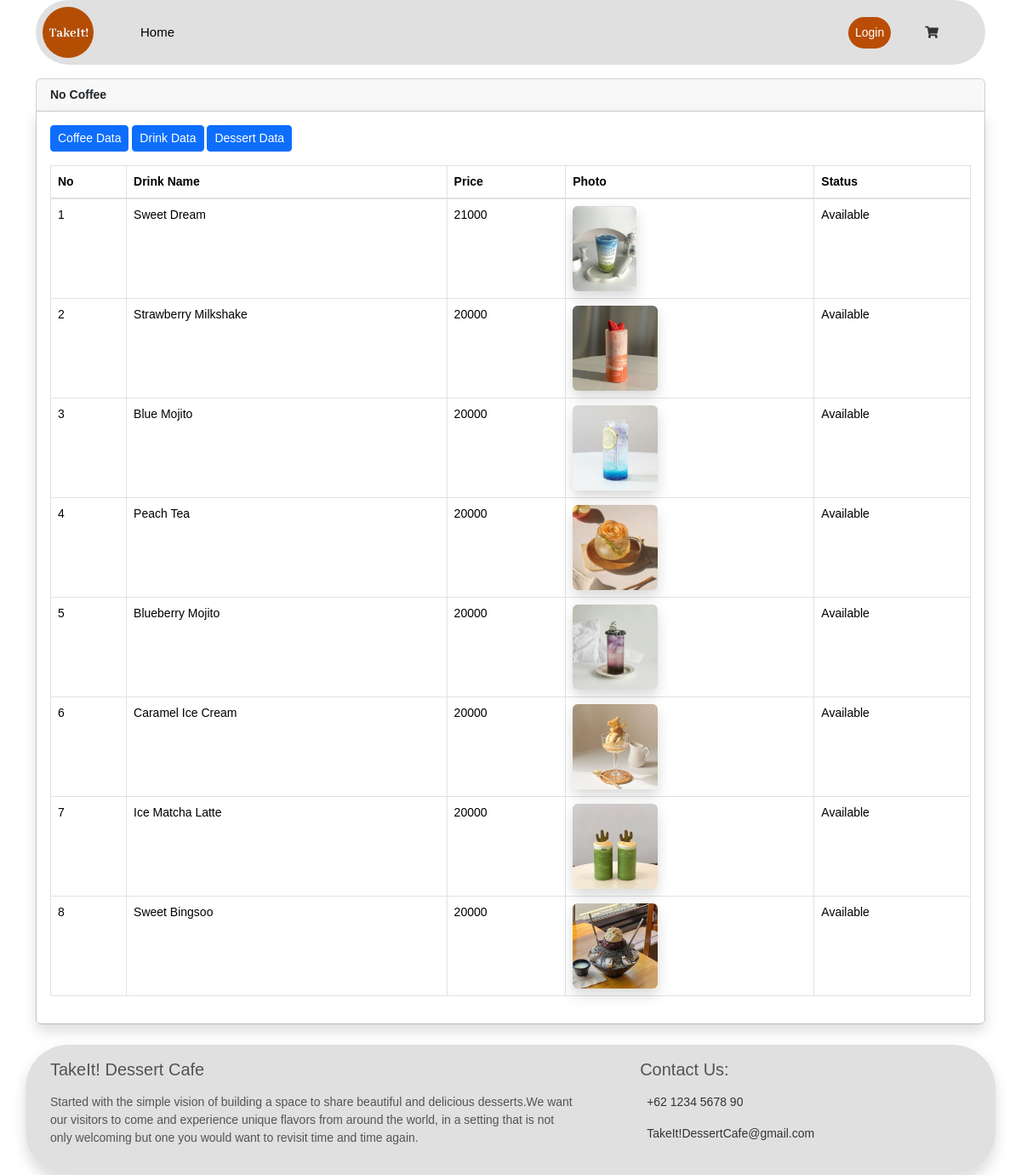
/dashboard/index.php?dtNoCoffee, run on the app's committed database.
### tables this page shows
CREATE TABLE `tb_masakan` (
  `id_masakan` int(11) NOT NULL,
  `kategori_masakan` varchar(128) NOT NULL,
  `nama_masakan` varchar(128) NOT NULL,
  `harga_masakan` int(128) NOT NULL,
  `foto` varchar(255) NOT NULL,
  `status_masakan` int(1) NOT NULL
);

### dashboard/admin/dt_nocoffee.php (the view, shortened to what this page needs)
<div class="container mt-3">
	<div class="card">
		<div class="card-header font-weight-bold">
			No Coffee
		</div>
		<div class="card-body shadow">
			<a href="index.php?dtCoffee"><button class="btn btn-primary btn-sm mb-3">Coffee Data</button></a>
			<a href="#"><button class="btn btn-primary btn-sm mb-3">Drink Data</button></a>
			<a href="index.php?dtDessert"><button class="btn btn-primary btn-sm mb-3">Dessert Data</button></a>
			<table class="table table-bordered table-hover table-responsive-lg" id="tabel">
				<thead>
					<tr>
						<th>No</th>
						<th>Drink Name</th>
						<th>Price</th>
						<th>Photo</th>
						<th>Status</th>
					</tr>
				</thead>
				<tbody>
					<?php
					$i = 1;
					$sql = mysqli_query($kon, "SELECT * FROM tb_masakan WHERE kategori_masakan='NoCoffee'");
					while ($data = mysqli_fetch_array($sql)) : ?>
						<tr>
							<td><?= $i++; ?></td>
							<td style="text-transform: capitalize;"><?= $data['nama_masakan'] ?></td>
							<td><?= $data['harga_masakan'] ?></td>
							<td><img src="assets/image/NoCoffee/<?= $data['foto'] ?>" alt="makanan" height="100" class="shadow rounded"></td>
							<?php
							if ($data['status_masakan'] == 1) {
								$status = "Available";
							} else {
								$status = "Not Available";
							}
							?>
							<td><?= $status; ?></td>
						</tr>
					<?php endwhile; ?>
				</tbody>
			</table>
		</div>
	</div>
</div>

### dashboard/assets/css/custom.css (style rules this page uses)
body { font-size: 0.875rem; font-family: Helvetica, Arial, sans-serif; background-color: #fff; color: #333; }

### data on the page
tb_masakan: nama_masakan "Sweet Dream", harga_masakan "21000", foto (picture), status_masakan "Available"
tb_masakan: nama_masakan "Strawberry Milkshake", harga_masakan "20000", foto (picture), status_masakan "Available"
tb_masakan: nama_masakan "Blue Mojito", harga_masakan "20000", foto (picture), status_masakan "Available"
tb_masakan: nama_masakan "Peach Tea", harga_masakan "20000", foto (picture), status_masakan "Available"
tb_masakan: nama_masakan "Blueberry Mojito", harga_masakan "20000", foto (picture), status_masakan "Available"
tb_masakan: nama_masakan "Caramel Ice Cream", harga_masakan "20000", foto (picture), status_masakan "Available"
tb_masakan: nama_masakan "Ice Matcha Latte", harga_masakan "20000", foto (picture), status_masakan "Available"
tb_masakan: nama_masakan "Sweet Bingsoo", harga_masakan "20000", foto (picture), status_masakan "Available"
